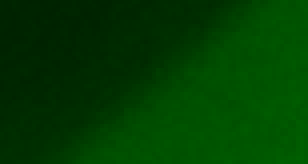
#> input picture data/Y2.bmp, 77 x 41 px (shown 4 times larger)
$ python PDS_Compute_MTF.py ../data/Y2.bmp
#> lines starting #> are read from the running program, lines starting #| are printed output that depends on the picture; after the words box and inside, x2 and y2 are one past the last pixel; in counts of white or black regions, pixels touching at a corner belong together
# Original:
# https://github.com/bvnayak/PDS_Compute_MTF

import numpy as np
import cv2
import argparse
import matplotlib.pyplot as plt
import matplotlib.patches as mpatches
from matplotlib.widgets import RectangleSelector
from scipy import interpolate
from scipy.signal import savgol_filter
import sys

# Reference:
# http://stackoverflow.com/questions/6518811/interpolate-nan-values-in-a-numpy-array
def nan_helper(y):
    """Helper to handle indices and logical indices of NaNs.

    Input:
        - y, 1d numpy array with possible NaNs
    Output:
        - nans, logical indices of NaNs
        - index, a function, with signature indices= index(logical_indices),
          to convert logical indices of NaNs to 'equivalent' indices
    Example:
        >>> # linear interpolation of NaNs
        >>> nans, x= nan_helper(y)
        >>> y[nans]= np.interp(x(nans), x(~nans), y[~nans])
    """

    return np.isnan(y), lambda z: z.nonzero()[0]


class EventHandler(object):

    def __init__(self, filename):
        self.filename = filename

    def line_select_callback(self, eclick, erelease):
        'eclick and erelease are the press and release events'
        x1, y1 = eclick.xdata, eclick.ydata
        x2, y2 = erelease.xdata, erelease.ydata
        self.roi = np.array([y1, y2, x1, x2])

    def event_exit_manager(self, event):
        if event.key in ['enter']:
            PDS_Compute_MTF(self.filename, self.roi)


class ROI_selection(object):

    def __init__(self, filename):
        self.filename = filename
        self.image_data = cv2.imread(filename, 0)
        fig_image, current_ax = plt.subplots()
        plt.imshow(self.image_data, cmap='gray')
        eh = EventHandler(self.filename)
        rectangle_selector = RectangleSelector(current_ax,
                                               eh.line_select_callback,
                                               drawtype='box',
                                               useblit=True,
                                               button=[1, 2, 3],
                                               minspanx=5, minspany=5,
                                               spancoords='pixels',
                                               interactive=True)
        plt.connect('key_press_event', eh.event_exit_manager)
        plt.show()


class PDS_Compute_MTF(object):

    def __init__(self, filename, roi):
#> called with filename = '../data/Y2.bmp'
        image_data = cv2.imread(filename, 0)
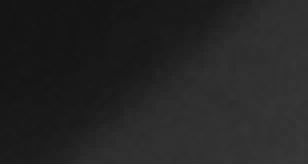
#> image_data: shape (41, 77) (shown 4 times larger); min 20, max 56, mean 35.9
#        roi = roi.astype(int)
#        image_data = image_data[roi[0]:roi[1], roi[2]:roi[3]]
        self.data = image_data
        _, th = cv2.threshold(self.data, 0, 255, cv2.THRESH_BINARY + cv2.THRESH_OTSU)
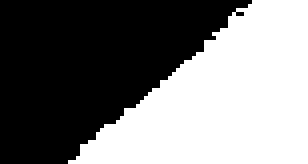
#> th: shape (41, 77) (shown 4 times larger); 47.9% white; 1 white region, box (x1, y1, x2, y2) and area: (17, 0, 77, 41) 1512
        self.min = np.amin(self.data)
#> self.min = 20
        self.max = np.amax(self.data)
#> self.max = 56
        self.threshold = th*(self.max - self.min) + self.min
        below_thresh = ((self.data >= self.min) & (self.data <= self.threshold))
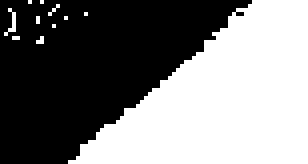
#> below_thresh: shape (41, 77) bool (shown 4 times larger); 48.6% white; 11 white regions (10 under 20 px), largest, box (x1, y1, x2, y2) and area: (17, 0, 77, 41) 1512
        above_thresh = ((self.data >= self.threshold) & (self.data <= self.max))
        area_below_thresh = self.data[below_thresh].sum()/below_thresh.sum()
#> area_below_thresh = 46.76
        area_above_thresh = self.data[above_thresh].sum()/above_thresh.sum()
#> area_above_thresh = 25.49
        self.threshold = (area_below_thresh - area_above_thresh)/2 + area_above_thresh
#> self.threshold = 36.12

        # TODO: How to solve: edges are not one per row
        edges = cv2.Canny(th, 0, 255)
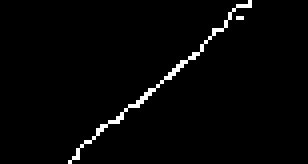
#> edges: shape (41, 77) (shown 4 times larger); 2.2% white in thin lines or dots, all inside (x1, y1, x2, y2) = (17, 0, 63, 41)
        #edges = cv2.Canny(self.data, self.min, self.max-5)
        fig = plt.figure()
        fig.suptitle(filename + ' Analysis', fontsize=10)
        plt.subplot(2, 2, 1)
        plt.imshow(edges, cmap='gray')
        plt.title("Detected Edge")
        row_edge, col_edge = np.where(edges == 255)
#> row_edge = 68 values from 0 to 40; col_edge = 68 values, max 62 at index 0, min 17 at index 67, mean 40.06
        z = np.polyfit(np.flipud(col_edge), row_edge, 1)
#> z = [0.866, -15.13]
        angle_radians = np.arctan(z[0])
#> angle_radians = 0.713
        angle_deg = angle_radians * (180/3.14)
#> angle_deg = 40.9
        # print(angle_deg)
        if abs(angle_deg) < 45:
            self.data = np.transpose(self.data)
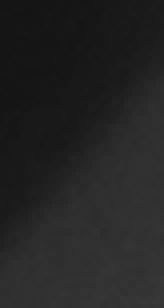
#> self.data: shape (77, 41) (shown 4 times larger); min 20, max 56, mean 35.9
        self.compute_esf()

    def compute_esf(self):
        kernel = np.ones((3, 3), np.float32)/9
        smooth_img = cv2.filter2D(self.data, -1, kernel)
        row = self.data.shape[0]
#> row = 77
        column = self.data.shape[1]
#> column = 41
        array_values_near_edge = []
        array_positions = []
        edge_pos = np.empty(0)
        smooth_img = smooth_img.astype(float)
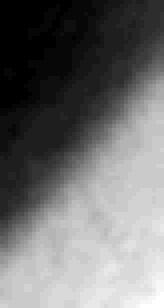
#> smooth_img: shape (77, 41) float64 (shown 4 times larger); min 21, max 55, mean 35.9; drawn with min black and max white
        for i in range(0, row):
            err = 0
            # print(smooth_img[i,:])
            diff_img = smooth_img[i, 1:] - smooth_img[i, 0:(column-1)]
            abs_diff_img = np.absolute(diff_img)
            abs_diff_max = np.amax(abs_diff_img)
            # TODO: How to solve?
            if abs_diff_max == 1:
                print (i, 'Err: no edge found, Skipped')
                continue
                #raise IOError('No Edge Found')
            app_edge = np.where(abs_diff_img == abs_diff_max)[0][0]
            # TODO: How to solve: edge is at the image border
            clamped_edge = max(6, min(app_edge, len(self.data[i])-1-7))
            if app_edge != clamped_edge:
                print(i, 'Err: edge at border, moved edge', app_edge, clamped_edge, np.where(abs_diff_img == abs_diff_max))
                err += 1
                #continue
                app_edge = clamped_edge
            bound_edge_left = app_edge - 2
            bound_edge_right = app_edge + 3
            strip_cropped = self.data[i, bound_edge_left:bound_edge_right]
            temp_y = np.arange(1, 6)
            try:
                # TODO: How to solve: repetitions
                if len(strip_cropped) != len(set(strip_cropped)):
                    print(i, 'Err: repetitions, hacking', strip_cropped)
                    dir = 1 if strip_cropped[0] <= strip_cropped[-1] else -1
                    for s in range(len(strip_cropped) - 1):
                        if strip_cropped[s+1] * dir <= strip_cropped[s] * dir:
                            strip_cropped[s+1] = strip_cropped[s] + dir
                    print('\thacked', strip_cropped)
                    err += 1
                f = interpolate.interp1d(strip_cropped, temp_y, kind='cubic', bounds_error=False, fill_value="extrapolate", assume_sorted=False)
                edge_pos_temp = f(self.threshold)
            except:
                print(i, 'Err:', sys.exc_info()[0], ', Skipped.\n\t' ,strip_cropped, bound_edge_left, bound_edge_right)
                continue
            edge_pos = np.append(edge_pos, edge_pos_temp + bound_edge_left - 1)
            bound_edge_left_expand = app_edge - 6
            bound_edge_right_expand = app_edge + 7
            if len(array_values_near_edge) == 0:
                array_values_near_edge = self.data[i, bound_edge_left_expand:bound_edge_right_expand]
                array_positions = np.arange(bound_edge_left_expand, bound_edge_right_expand)
            else:
                array_values_near_edge = np.vstack([array_values_near_edge, self.data[i, bound_edge_left_expand:bound_edge_right_expand]])
                array_positions = np.vstack([array_positions, np.arange(bound_edge_left_expand, bound_edge_right_expand)])
            if not err:
                print('-', i)
#> this loop made 77 passes
#> (abs_diff_max, clamped_edge, bound_edge_left, bound_edge_right, edge_pos_temp, edge_pos) on pass 15: (2, 33, 31, 36, 11.12, [41.12])
#> (abs_diff_max, clamped_edge, bound_edge_left, bound_edge_right, edge_pos_temp, edge_pos) on passes 16 to 21: (2, 33, 31, 36, 10.12, [41.12, 40.12]), (2, 33, 31, 36, 10.39, [41.12, 40.12, 40.39]), (2, 32, 30, 35, 41.13, [41.12, 40.12, 40.39, 70.13]), (2, 32, 30, 35, -20.2, [41.12, 40.12, 40.39, 70.13, 8.8]), (2, 32, 30, 35, -1.54, [41.12, 40.12, 40.39, 70.13, 8.8, 27.46]), (2, 30, 28, 33, 10.12, [41.12, 40.12, 40.39, 70.13, 8.8, 27.46, 37.12])
#> (printed output is left out)
#> after the loop, edge_pos = 52 values, max 243.1 at index 51, min -82.17 at index 11, mean 22.94
        y = np.arange(0, row)
        nans, x = nan_helper(edge_pos)
        edge_pos[nans] = np.interp(x(nans), x(~nans), edge_pos[~nans])

        array_positions_by_edge = array_positions - np.transpose(edge_pos * np.ones((13, 1)))
        num_row = array_positions_by_edge.shape[0]
        num_col = array_positions_by_edge.shape[1]
        array_values_by_edge = np.reshape(array_values_near_edge, num_row*num_col, order='F')
        array_positions_by_edge = np.reshape(array_positions_by_edge, num_row*num_col, order='F')

        bin_pad = 0.0001
        pixel_subdiv = 0.10
        topedge = np.amax(array_positions_by_edge) + bin_pad + pixel_subdiv
        botedge = np.amin(array_positions_by_edge) - bin_pad
        binedges = np.arange(botedge, topedge+1, pixel_subdiv)
        numbins = np.shape(binedges)[0] - 1

        binpositions = binedges[0:numbins] + (0.5) * pixel_subdiv

        h, whichbin = np.histogram(array_positions_by_edge, binedges)
        whichbin = np.digitize(array_positions_by_edge, binedges)
        binmean = np.empty(numbins)

        for i in range(0, numbins):
            flagbinmembers = (whichbin == i)
            binmembers = array_values_by_edge[flagbinmembers]
            binmean[i] = np.mean(binmembers)
        nans, x = nan_helper(binmean)
        binmean[nans] = np.interp(x(nans), x(~nans), binmean[~nans])
        esf = binmean
        xesf = binpositions
        xesf = xesf - np.amin(xesf)
        self.xesf = xesf
        esf_smooth = savgol_filter(esf, 51, 3)
        self.esf = esf
        self.esf_smooth = esf_smooth
        plt.subplot(2, 2, 2)
        plt.title("ESF Curve")
        plt.xlabel("pixel")
        plt.ylabel("DN Value")
        plt.plot(xesf, esf, 'y-', xesf, esf_smooth)
        yellow_patch = mpatches.Patch(color='yellow', label='Raw ESF')
        blue_patch = mpatches.Patch(color='blue', label='Smooth ESF')
        plt.legend(handles=[yellow_patch, blue_patch], loc=4)
        self.compute_lsf()

    def compute_lsf(self):
        diff_esf = abs(self.esf[1:] - self.esf[0:(self.esf.shape[0] - 1)])
        diff_esf = np.append(0, diff_esf)
        lsf = diff_esf
        diff_esf_smooth = abs(self.esf_smooth[0:(self.esf.shape[0] - 1)] - self.esf_smooth[1:])
        diff_esf_smooth = np.append(0, diff_esf_smooth)
        lsf_smooth = diff_esf_smooth
        self.lsf = lsf
        self.lsf_smooth = lsf_smooth
        plt.subplot(2, 2, 3)
        plt.title("LSF Curve")
        plt.xlabel("pixel")
        plt.ylabel("DN Value")
        plt.plot(self.xesf, lsf, 'y-', self.xesf, lsf_smooth)
        yellow_patch = mpatches.Patch(color='yellow', label='Raw LSF')
        blue_patch = mpatches.Patch(color='blue', label='Smooth LSF')
        plt.legend(handles=[yellow_patch, blue_patch])
        self.compute_mtf()

    def compute_mtf(self):
        mtf = np.absolute(np.fft.fft(self.lsf, 2048))
        mtf_smooth = np.absolute(np.fft.fft(self.lsf_smooth, 2048))
        mtf_final = np.fft.fftshift(mtf)
        mtf_final_smooth = np.fft.fftshift(mtf_smooth)
        plt.subplot(2, 2, 4)
        x_mtf_final = np.arange(0,1,1./127)
        mtf_final = mtf_final[1024:1151]/np.amax(mtf_final[1024:1151])
        mtf_final_smooth = mtf_final_smooth[1024:1151]/np.amax(mtf_final_smooth[1024:1151])
        plt.plot(x_mtf_final, mtf_final, 'y-', x_mtf_final, mtf_final_smooth)
        plt.xlabel("cycles/pixel")
        plt.ylabel("Modulation Factor")
        plt.title("MTF Curve")
        yellow_patch = mpatches.Patch(color='yellow', label='Raw MTF')
        blue_patch = mpatches.Patch(color='blue', label='Smooth MTF')
        plt.legend(handles=[yellow_patch, blue_patch])
        plt.show()
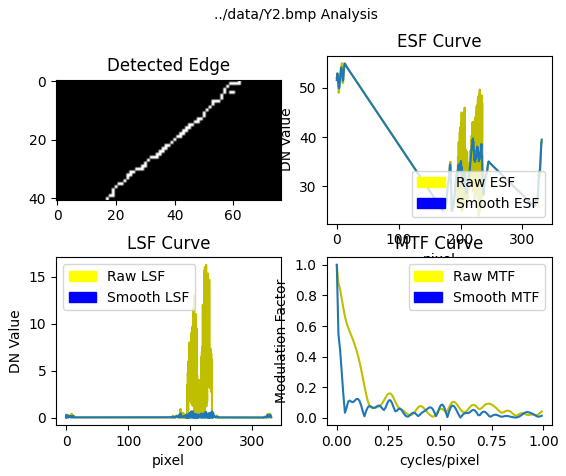
#> figure drawn by matplotlib, 4 panels; panel 2: curve peaks at x = 8.1, y = 55; panel 2: curve peaks at x = 13.1, y = 54.92; panel 3: curve peaks at x = 226.1, y = 16.25; panel 3: curve peaks at x = 204.3, y = 0.656
        return mtf

if __name__ == '__main__':
    parser = argparse.ArgumentParser()
    parser.add_argument('filepath', help='String Filepath')
    #ROI_selection("..\\docs\\ScreenShots\\ROI_Selection.png")
    args = parser.parse_args()
    filename = args.filepath
    #ROI_selection(filename)
    filename = "../data/Y2.bmp"
    PDS_Compute_MTF(filename, None)
